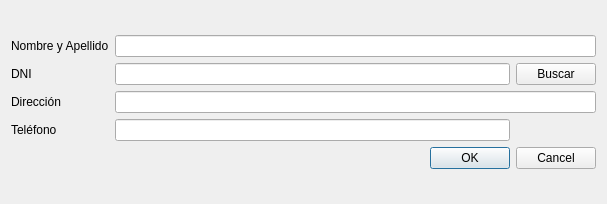
<?xml version="1.0" encoding="UTF-8"?>
<ui version="4.0">
 <class>vtnModificarCliente</class>
 <widget class="QWidget" name="vtnModificarCliente">
  <property name="geometry">
   <rect>
    <x>0</x>
    <y>0</y>
    <width>607</width>
    <height>204</height>
   </rect>
  </property>
  <property name="windowTitle">
   <string>Modificar Cliente</string>
  </property>
  <layout class="QVBoxLayout" name="verticalLayout">
   <item>
    <layout class="QGridLayout" name="gridLayout">
     <item row="0" column="0">
      <widget class="QLabel" name="label">
       <property name="text">
        <string>Nombre y Apellido</string>
       </property>
      </widget>
     </item>
     <item row="1" column="0">
      <widget class="QLabel" name="label_2">
       <property name="text">
        <string>DNI</string>
       </property>
      </widget>
     </item>
     <item row="3" column="0">
      <widget class="QLabel" name="label_4">
       <property name="text">
        <string>Teléfono</string>
       </property>
      </widget>
     </item>
     <item row="2" column="0">
      <widget class="QLabel" name="label_3">
       <property name="text">
        <string>Dirección</string>
       </property>
      </widget>
     </item>
     <item row="1" column="1">
      <widget class="QLineEdit" name="lineEdit_2"/>
     </item>
     <item row="1" column="2">
      <widget class="QPushButton" name="pushButton">
       <property name="text">
        <string>Buscar</string>
       </property>
      </widget>
     </item>
     <item row="3" column="1">
      <widget class="QLineEdit" name="lineEdit_4"/>
     </item>
     <item row="0" column="1" colspan="2">
      <widget class="QLineEdit" name="lineEdit"/>
     </item>
     <item row="2" column="1" colspan="2">
      <widget class="QLineEdit" name="lineEdit_3"/>
     </item>
     <item row="4" column="1" colspan="2">
      <widget class="QDialogButtonBox" name="buttonBox">
       <property name="standardButtons">
        <set>QDialogButtonBox::Cancel|QDialogButtonBox::Ok</set>
       </property>
      </widget>
     </item>
    </layout>
   </item>
  </layout>
 </widget>
 <tabstops>
  <tabstop>lineEdit</tabstop>
  <tabstop>lineEdit_2</tabstop>
  <tabstop>pushButton</tabstop>
  <tabstop>lineEdit_3</tabstop>
  <tabstop>lineEdit_4</tabstop>
  <tabstop>buttonBox</tabstop>
 </tabstops>
 <resources/>
 <connections/>
</ui>
